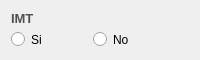
                    <widget class="QFrame" name="espacio_imt">
                     <property name="maximumSize">
                      <size>
                       <width>200</width>
                       <height>60</height>
                      </size>
                     </property>
                     <layout class="QFormLayout" name="formLayout_3">
                      <property name="horizontalSpacing">
                       <number>50</number>
                      </property>
                      <item row="0" column="0">
                       <widget class="QLabel" name="label_imt">
                        <property name="maximumSize">
                         <size>
                          <width>120</width>
                          <height>16777215</height>
                         </size>
                        </property>
                        <property name="font">
                         <font>
                          <family>Arial</family>
                          <pointsize>10</pointsize>
                          <weight>75</weight>
                          <bold>true</bold>
                         </font>
                        </property>
                        <property name="styleSheet">
                         <string notr="true">QLabel{
		
	color: rgb(80, 80, 80);

	border-color: #ffffff;


}
</string>
                        </property>
                        <property name="text">
                         <string>IMT</string>
                        </property>
                        <property name="textFormat">
                         <enum>Qt::PlainText</enum>
                        </property>
                        <property name="scaledContents">
                         <bool>true</bool>
                        </property>
                       </widget>
                      </item>
                      <item row="1" column="0">
                       <widget class="QRadioButton" name="input_imt_si">
                        <property name="styleSheet">
                         <string notr="true">QRadioButton{

	
	font: 75 10pt &quot;Arial&quot;;
	border-color:#ffffff;

}</string>
                        </property>
                        <property name="text">
                         <string>Si</string>
                        </property>
                       </widget>
                      </item>
                      <item row="1" column="1">
                       <widget class="QRadioButton" name="input_imt_no">
                        <property name="styleSheet">
                         <string notr="true">QRadioButton{

	
	font: 75 10pt &quot;Arial&quot;;
	border-color:#ffffff;

}</string>
                        </property>
                        <property name="text">
                         <string>No</string>
                        </property>
                       </widget>
                      </item>
                     </layout>
                    </widget>
